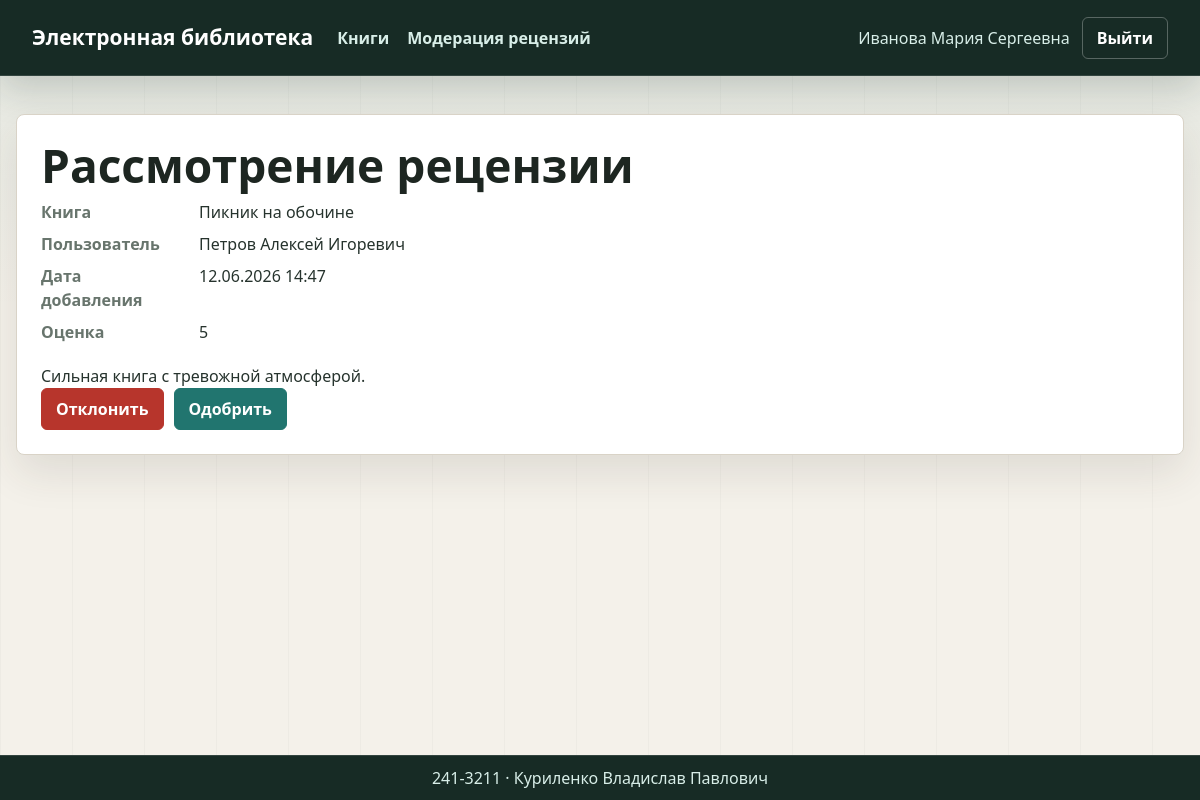
The app's page /moderation/reviews/1 (signed in) with its own data.
### app.py (models this page shows, shortened)
class User(UserMixin, db.Model):
    __tablename__ = "users"
    id = db.Column(db.Integer, primary_key=True)
    login = db.Column(db.String(80), nullable=False, unique=True)
    password_hash = db.Column(db.String(255), nullable=False)
    last_name = db.Column(db.String(120), nullable=False)
    first_name = db.Column(db.String(120), nullable=False)
    middle_name = db.Column(db.String(120))
    role_id = db.Column(db.Integer, db.ForeignKey("roles.id"), nullable=False)
    role = db.relationship("Role", back_populates="users")
    reviews = db.relationship("Review", back_populates="user", cascade="all, delete-orphan")
    @property
    def full_name(self):
        parts = [self.last_name, self.first_name, self.middle_name]
        return " ".join(part for part in parts if part)
    def has_role(self, *names):
        return self.is_authenticated and self.role and self.role.name in names

class Book(db.Model):
    __tablename__ = "books"
    id = db.Column(db.Integer, primary_key=True)
    title = db.Column(db.String(255), nullable=False)
    short_description = db.Column(db.Text, nullable=False)
    year = db.Column(db.Integer, nullable=False)
    publisher = db.Column(db.String(255), nullable=False)
    author = db.Column(db.String(255), nullable=False)
    page_count = db.Column(db.Integer, nullable=False)
    created_at = db.Column(db.DateTime, nullable=False, default=datetime.utcnow)
    genres = db.relationship("Genre", secondary=book_genres, backref=db.backref("books", lazy="dynamic"))
    cover = db.relationship("Cover", back_populates="book", cascade="all, delete-orphan", uselist=False)
    reviews = db.relationship("Review", back_populates="book", cascade="all, delete-orphan")

class Review(db.Model):
    __tablename__ = "reviews"
    id = db.Column(db.Integer, primary_key=True)
    book_id = db.Column(db.Integer, db.ForeignKey("books.id", ondelete="CASCADE"), nullable=False)
    user_id = db.Column(db.Integer, db.ForeignKey("users.id", ondelete="CASCADE"), nullable=False)
    rating = db.Column(db.Integer, nullable=False)
    text = db.Column(db.Text, nullable=False)
    created_at = db.Column(db.DateTime, nullable=False, default=datetime.utcnow)
    status_id = db.Column(db.Integer, db.ForeignKey("review_statuses.id"), nullable=False)
    book = db.relationship("Book", back_populates="reviews")
    user = db.relationship("User", back_populates="reviews")
    status = db.relationship("ReviewStatus")
    __table_args__ = (db.UniqueConstraint("book_id", "user_id", name="uq_review_book_user"),)

### app.py (the view, shortened to what this page needs)
    @app.route("/moderation/reviews/<int:review_id>", methods=["GET", "POST"])
    @login_required
    def moderation_review_detail(review_id):
        if not current_user.has_role("модератор"):
            flash("У вас недостаточно прав для выполнения данного действия", "danger")
            return redirect(url_for("index"))
        review = db.get_or_404(Review, review_id)
        return render_template("moderation_review_detail.html", review=review)

### app.py (called while the page is built)
@login_manager.user_loader
def load_user(user_id):
    return db.session.get(User, int(user_id))

def register_filters(app):
    @app.template_filter("markdown")
    def markdown_filter(text):
        html = markdown.markdown(text or "", extensions=["extra", "nl2br"])
        return bleach.clean(
            html,
            tags=bleach.sanitizer.ALLOWED_TAGS
            | {"p", "br", "pre", "code", "h1", "h2", "h3", "ul", "ol", "li"},
            attributes=bleach.sanitizer.ALLOWED_ATTRIBUTES,
        )

### templates/moderation_review_detail.html
{% extends "base.html" %}
{% block content %}
<section class="review-detail">
  <h1>Рассмотрение рецензии</h1>
  <dl>
    <dt>Книга</dt><dd>{{ review.book.title }}</dd>
    <dt>Пользователь</dt><dd>{{ review.user.full_name }}</dd>
    <dt>Дата добавления</dt><dd>{{ review.created_at.strftime('%d.%m.%Y %H:%M') }}</dd>
    <dt>Оценка</dt><dd>{{ review.rating }}</dd>
  </dl>
  <div class="markdown-body">{{ review.text|markdown|safe }}</div>
  <form class="form-actions" method="post">
    <button class="button danger" name="action" value="reject" type="submit">Отклонить</button>
    <button class="button" name="action" value="approve" type="submit">Одобрить</button>
  </form>
</section>
{% endblock %}

### templates/base.html (shortened to what this page needs)
<!doctype html>
<html lang="ru">
<head>
  <link rel="stylesheet" href="{{ url_for('static', filename='css/styles.css') }}">
</head>
<body>
  <header class="topbar">
    <a class="brand" href="{{ url_for('index') }}">Электронная библиотека</a>
    <nav class="nav">
      <a href="{{ url_for('index') }}">Книги</a>
      {% if current_user.is_authenticated and current_user.has_role('модератор') %}
        <a href="{{ url_for('moderation_reviews') }}">Модерация рецензий</a>
      {% endif %}
    </nav>
    <div class="account">
      {% if current_user.is_authenticated %}
        <span>{{ current_user.full_name }}</span>
        <a class="button ghost" href="{{ url_for('logout') }}">Выйти</a>
      {% else %}
        <a class="button" href="{{ url_for('login') }}">Войти</a>
      {% endif %}
    </div>
  </header>
  <main class="container">
    {% block content %}{% endblock %}
  </main>
  <footer class="footer">241-3211 · Куриленко Владислав Павлович</footer>
</body>
</html>

### static/css/styles.css (style rules this page uses)
:root { color-scheme: light; --bg: #f4f1ea; --panel: #ffffff; --panel-soft: #fbfaf7; --ink: #1d2621; --text: #26332d; --muted: #68756d; --line: #d9d3c7; --accent: #21756f; --accent-dark: #145650; --accent-soft: #e1f0ed; --gold: #d49a35; --berry: #9d4059; --danger: #b7352c; --success: #207448; --warning: #9a6700; }
* { box-sizing: border-box; }
body { margin: 0; min-height: 100vh; background: linear-gradient(180deg, rgb(33 117 111 / 8%), transparent 310px), repeating-linear-gradient(90deg, rgb(38 51 45 / 3%) 0 1px, transparent 1px 72px), var(--bg); color: var(--text); font: 16px/1.5 system-ui, -apple-system, BlinkMacSystemFont, "Segoe UI", sans-serif; }
a { color: var(--accent); text-decoration: none; }
.topbar { display: flex; align-items: center; gap: 24px; min-height: 76px; padding: 0 32px; border-bottom: 1px solid rgb(255 255 255 / 12%); background: #172b25; color: #fff; box-shadow: 0 14px 36px rgb(23 43 37 / 18%); }
.brand { color: #fff; font-size: 21px; font-weight: 800; letter-spacing: 0; }
.nav { display: flex; flex: 1; gap: 18px; flex-wrap: wrap; }
.nav a { color: #d8eee8; padding: 8px 0; font-weight: 650; }
.account { display: flex; align-items: center; gap: 12px; color: #d8eee8; }
.container { width: min(1180px, calc(100% - 32px)); margin: 38px auto 76px; }
h1, h2 { margin: 0 0 8px; line-height: 1.15; }
h1 { color: var(--ink); font-size: clamp(30px, 4vw, 46px); }
p { margin-top: 0; }
.button { display: inline-flex; align-items: center; justify-content: center; min-height: 38px; padding: 8px 14px; border: 1px solid var(--accent); border-radius: 6px; background: var(--accent); color: #fff; font: inherit; font-weight: 700; cursor: pointer; white-space: nowrap; }
.button.ghost { background: #fff; color: var(--accent); }
.button.danger { border-color: var(--danger); background: var(--danger); color: #fff; }
.topbar .button { border-color: rgb(255 255 255 / 28%); background: #f7f4ec; color: #15352f; }
.topbar .button.ghost { background: transparent; color: #fff; }
.table-card, .form-panel, .auth-panel, .review-detail { overflow: auto; border: 1px solid var(--line); border-radius: 8px; background: var(--panel); box-shadow: 0 18px 42px rgb(55 48 36 / 11%); }
.form-panel, .auth-panel, .review-detail { padding: 24px; }
.actions, .dialog-actions, .form-actions { display: flex; gap: 10px; flex-wrap: wrap; align-items: center; }
dl { display: grid; grid-template-columns: 140px 1fr; gap: 8px 18px; margin: 0 0 20px; }
dt { color: var(--muted); font-weight: 700; }
dd { margin: 0; }
.markdown-body p:last-child { margin-bottom: 0; }
.footer { position: fixed; inset: auto 0 0; padding: 10px 24px; border-top: 1px solid rgb(255 255 255 / 12%); background: #172b25; color: #d8eee8; text-align: center; }

### records on screen
User: full_name "Иванова Мария Сергеевна"
Book: book "Пикник на обочине"
User: user.full_name "Петров Алексей Игоревич"
Review: created_at "12.06.2026 14:47", rating "5", text "Сильная книга с тревожной атмосферой."
